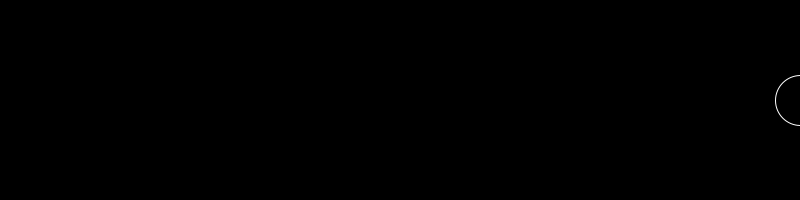
Frame 1 (no input)
Frame 60 (the mouse pressed at the canvas centre just before this capture): identical to frame 1, image omitted
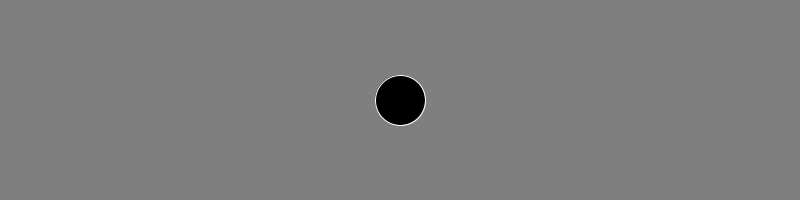
Frame 120 (the mouse held since frame 60 and released just before this capture)

The Processing sketch that drew these frames (run headless with seeded random() and noise(); from frame 60 on, the mouse is pressed at the canvas centre):

// Processing sketch: sketch_5
// ── sketch_5.pde
// set the background color using a mapped value of mouseX -
// when the mouse is at the left, the background color should be black.
// when the mouse is at the right, the background color should be white.

// map the x position of the ellipse to be at the left when the mouse is at
// the right, and the right when the mouse is at the left.

void setup() {
  size(800, 200);
  stroke(255);
  fill(0);
}

void draw() {
  background(map(mouseX, 0, 800, 0, 255));
  ellipse(map(mouseX, 0, 800, 800, 0), height/2, 50, 50);
}
